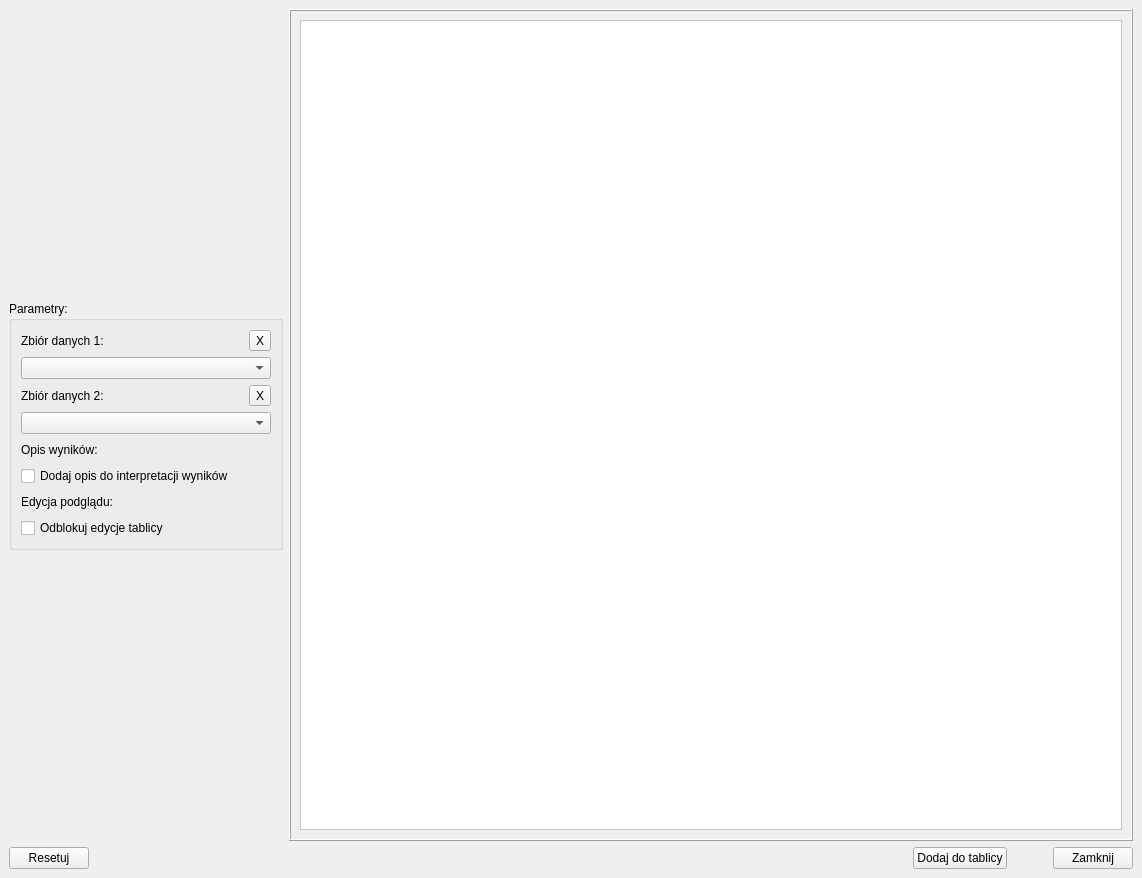
<?xml version="1.0" encoding="UTF-8"?>
<ui version="4.0">
 <class>MainWindow_Test_T_Studenta</class>
 <widget class="QMainWindow" name="MainWindow_Test_T_Studenta">
  <property name="windowModality">
   <enum>Qt::ApplicationModal</enum>
  </property>
  <property name="geometry">
   <rect>
    <x>0</x>
    <y>0</y>
    <width>1142</width>
    <height>878</height>
   </rect>
  </property>
  <property name="windowTitle">
   <string>Test t-Studenta</string>
  </property>
  <widget class="QWidget" name="centralwidget">
   <layout class="QVBoxLayout" name="verticalLayout_12">
    <item>
     <layout class="QHBoxLayout" name="horizontalLayout_2">
      <item>
       <layout class="QHBoxLayout" name="horizontalLayout">
        <item>
         <layout class="QVBoxLayout" name="verticalLayout_2">
          <item>
           <spacer name="verticalSpacer_2">
            <property name="orientation">
             <enum>Qt::Vertical</enum>
            </property>
            <property name="sizeHint" stdset="0">
             <size>
              <width>20</width>
              <height>40</height>
             </size>
            </property>
           </spacer>
          </item>
          <item>
           <widget class="QGroupBox" name="groupBox">
            <property name="sizePolicy">
             <sizepolicy hsizetype="Fixed" vsizetype="Fixed">
              <horstretch>0</horstretch>
              <verstretch>0</verstretch>
             </sizepolicy>
            </property>
            <property name="title">
             <string>Parametry:</string>
            </property>
            <layout class="QVBoxLayout" name="verticalLayout_13">
             <item>
              <layout class="QVBoxLayout" name="verticalLayout_3">
               <item>
                <layout class="QHBoxLayout" name="horizontalLayout_3">
                 <item>
                  <widget class="QLabel" name="label">
                   <property name="text">
                    <string>Zbiór danych 1:</string>
                   </property>
                  </widget>
                 </item>
                 <item>
                  <spacer name="horizontalSpacer">
                   <property name="orientation">
                    <enum>Qt::Horizontal</enum>
                   </property>
                   <property name="sizeHint" stdset="0">
                    <size>
                     <width>40</width>
                     <height>20</height>
                    </size>
                   </property>
                  </spacer>
                 </item>
                 <item>
                  <widget class="QToolButton" name="toolButton_Data_Column">
                   <property name="text">
                    <string>X</string>
                   </property>
                  </widget>
                 </item>
                </layout>
               </item>
               <item>
                <widget class="QComboBox" name="comboBox_Data_Column">
                 <property name="minimumSize">
                  <size>
                   <width>250</width>
                   <height>0</height>
                  </size>
                 </property>
                 <property name="placeholderText">
                  <string>Wybierz kolumne danych...</string>
                 </property>
                </widget>
               </item>
              </layout>
             </item>
             <item>
              <layout class="QVBoxLayout" name="verticalLayout_4">
               <item>
                <layout class="QVBoxLayout" name="verticalLayout_5">
                 <item>
                  <layout class="QHBoxLayout" name="horizontalLayout_4">
                   <item>
                    <widget class="QLabel" name="label_2">
                     <property name="text">
                      <string>Zbiór danych 2:</string>
                     </property>
                    </widget>
                   </item>
                   <item>
                    <spacer name="horizontalSpacer_4">
                     <property name="orientation">
                      <enum>Qt::Horizontal</enum>
                     </property>
                     <property name="sizeHint" stdset="0">
                      <size>
                       <width>40</width>
                       <height>20</height>
                      </size>
                     </property>
                    </spacer>
                   </item>
                   <item>
                    <widget class="QToolButton" name="toolButton_Data_Column_2">
                     <property name="text">
                      <string>X</string>
                     </property>
                    </widget>
                   </item>
                  </layout>
                 </item>
                 <item>
                  <widget class="QComboBox" name="comboBox_Data_Column_2">
                   <property name="minimumSize">
                    <size>
                     <width>250</width>
                     <height>0</height>
                    </size>
                   </property>
                   <property name="placeholderText">
                    <string>Wybierz kolumne danych...</string>
                   </property>
                  </widget>
                 </item>
                </layout>
               </item>
               <item>
                <layout class="QHBoxLayout" name="horizontalLayout_5">
                 <item>
                  <widget class="QLabel" name="label_3">
                   <property name="text">
                    <string>Opis wyników:</string>
                   </property>
                  </widget>
                 </item>
                 <item>
                  <spacer name="horizontalSpacer_5">
                   <property name="orientation">
                    <enum>Qt::Horizontal</enum>
                   </property>
                   <property name="sizeHint" stdset="0">
                    <size>
                     <width>40</width>
                     <height>20</height>
                    </size>
                   </property>
                  </spacer>
                 </item>
                </layout>
               </item>
               <item>
                <widget class="QCheckBox" name="checkBox_Description_Of_Results">
                 <property name="text">
                  <string>Dodaj opis do interpretacji wyników</string>
                 </property>
                </widget>
               </item>
              </layout>
             </item>
             <item>
              <layout class="QVBoxLayout" name="verticalLayout_16">
               <item>
                <layout class="QHBoxLayout" name="horizontalLayout_15">
                 <item>
                  <widget class="QLabel" name="label_12">
                   <property name="text">
                    <string>Edycja podglądu:</string>
                   </property>
                  </widget>
                 </item>
                 <item>
                  <spacer name="horizontalSpacer_14">
                   <property name="orientation">
                    <enum>Qt::Horizontal</enum>
                   </property>
                   <property name="sizeHint" stdset="0">
                    <size>
                     <width>40</width>
                     <height>20</height>
                    </size>
                   </property>
                  </spacer>
                 </item>
                </layout>
               </item>
               <item>
                <widget class="QCheckBox" name="checkBox_Board_Is_Enabled">
                 <property name="text">
                  <string>Odblokuj edycje tablicy</string>
                 </property>
                 <property name="checked">
                  <bool>false</bool>
                 </property>
                </widget>
               </item>
              </layout>
             </item>
            </layout>
           </widget>
          </item>
          <item>
           <spacer name="verticalSpacer">
            <property name="orientation">
             <enum>Qt::Vertical</enum>
            </property>
            <property name="sizeHint" stdset="0">
             <size>
              <width>20</width>
              <height>40</height>
             </size>
            </property>
           </spacer>
          </item>
         </layout>
        </item>
       </layout>
      </item>
      <item>
       <widget class="QFrame" name="frame">
        <property name="frameShape">
         <enum>QFrame::Box</enum>
        </property>
        <property name="frameShadow">
         <enum>QFrame::Raised</enum>
        </property>
        <layout class="QVBoxLayout" name="verticalLayout_14">
         <item>
          <widget class="QTextEdit" name="textEdit_Preview_Board">
           <property name="enabled">
            <bool>true</bool>
           </property>
           <property name="sizePolicy">
            <sizepolicy hsizetype="Expanding" vsizetype="Expanding">
             <horstretch>0</horstretch>
             <verstretch>0</verstretch>
            </sizepolicy>
           </property>
           <property name="font">
            <font>
             <family>Segoe UI</family>
             <pointsize>14</pointsize>
            </font>
           </property>
           <property name="styleSheet">
            <string notr="true">QTextEdit{
background-color: #ffffff;
color: #000000;
font-size: 14pt;
font-family: &quot;Segoe UI&quot;;
}</string>
           </property>
           <property name="readOnly">
            <bool>true</bool>
           </property>
           <property name="html">
            <string>&lt;!DOCTYPE HTML PUBLIC &quot;-//W3C//DTD HTML 4.0//EN&quot; &quot;http://www.w3.org/TR/REC-html40/strict.dtd&quot;&gt;
&lt;html&gt;&lt;head&gt;&lt;meta name=&quot;qrichtext&quot; content=&quot;1&quot; /&gt;&lt;meta charset=&quot;utf-8&quot; /&gt;&lt;style type=&quot;text/css&quot;&gt;
p, li { white-space: pre-wrap; }
hr { height: 1px; border-width: 0; }
li.unchecked::marker { content: &quot;\2610&quot;; }
li.checked::marker { content: &quot;\2612&quot;; }
&lt;/style&gt;&lt;/head&gt;&lt;body style=&quot; font-family:'Segoe UI'; font-size:14pt; font-weight:400; font-style:normal;&quot;&gt;
&lt;p style=&quot;-qt-paragraph-type:empty; margin-top:0px; margin-bottom:0px; margin-left:0px; margin-right:0px; -qt-block-indent:0; text-indent:0px;&quot;&gt;&lt;br /&gt;&lt;/p&gt;&lt;/body&gt;&lt;/html&gt;</string>
           </property>
          </widget>
         </item>
        </layout>
       </widget>
      </item>
     </layout>
    </item>
    <item>
     <layout class="QHBoxLayout" name="horizontalLayout_11">
      <item>
       <widget class="QPushButton" name="pushButton_Reset_Options">
        <property name="text">
         <string>Resetuj</string>
        </property>
       </widget>
      </item>
      <item>
       <spacer name="horizontalSpacer_2">
        <property name="orientation">
         <enum>Qt::Horizontal</enum>
        </property>
        <property name="sizeHint" stdset="0">
         <size>
          <width>40</width>
          <height>20</height>
         </size>
        </property>
       </spacer>
      </item>
      <item>
       <widget class="QPushButton" name="pushButton_Add_To_Board">
        <property name="text">
         <string>Dodaj do tablicy</string>
        </property>
       </widget>
      </item>
      <item>
       <spacer name="horizontalSpacer_3">
        <property name="orientation">
         <enum>Qt::Horizontal</enum>
        </property>
        <property name="sizeType">
         <enum>QSizePolicy::Fixed</enum>
        </property>
        <property name="sizeHint" stdset="0">
         <size>
          <width>40</width>
          <height>20</height>
         </size>
        </property>
       </spacer>
      </item>
      <item>
       <widget class="QPushButton" name="pushButton_Close">
        <property name="text">
         <string>Zamknij</string>
        </property>
       </widget>
      </item>
     </layout>
    </item>
   </layout>
  </widget>
 </widget>
 <resources/>
 <connections>
  <connection>
   <sender>toolButton_Data_Column</sender>
   <signal>clicked()</signal>
   <receiver>comboBox_Data_Column</receiver>
   <slot>clearEditText()</slot>
   <hints>
    <hint type="sourcelabel">
     <x>335</x>
     <y>79</y>
    </hint>
    <hint type="destinationlabel">
     <x>184</x>
     <y>108</y>
    </hint>
   </hints>
  </connection>
  <connection>
   <sender>pushButton_Close</sender>
   <signal>clicked()</signal>
   <receiver>MainWindow_Test_T_Studenta</receiver>
   <slot>close()</slot>
   <hints>
    <hint type="sourcelabel">
     <x>1094</x>
     <y>782</y>
    </hint>
    <hint type="destinationlabel">
     <x>570</x>
     <y>402</y>
    </hint>
   </hints>
  </connection>
  <connection>
   <sender>checkBox_Board_Is_Enabled</sender>
   <signal>clicked(bool)</signal>
   <receiver>textEdit_Preview_Board</receiver>
   <slot>setDisabled(bool)</slot>
   <hints>
    <hint type="sourcelabel">
     <x>147</x>
     <y>475</y>
    </hint>
    <hint type="destinationlabel">
     <x>711</x>
     <y>422</y>
    </hint>
   </hints>
  </connection>
  <connection>
   <sender>toolButton_Data_Column_2</sender>
   <signal>clicked()</signal>
   <receiver>comboBox_Data_Column_2</receiver>
   <slot>clearEditText()</slot>
   <hints>
    <hint type="sourcelabel">
     <x>262</x>
     <y>391</y>
    </hint>
    <hint type="destinationlabel">
     <x>148</x>
     <y>420</y>
    </hint>
   </hints>
  </connection>
 </connections>
</ui>
